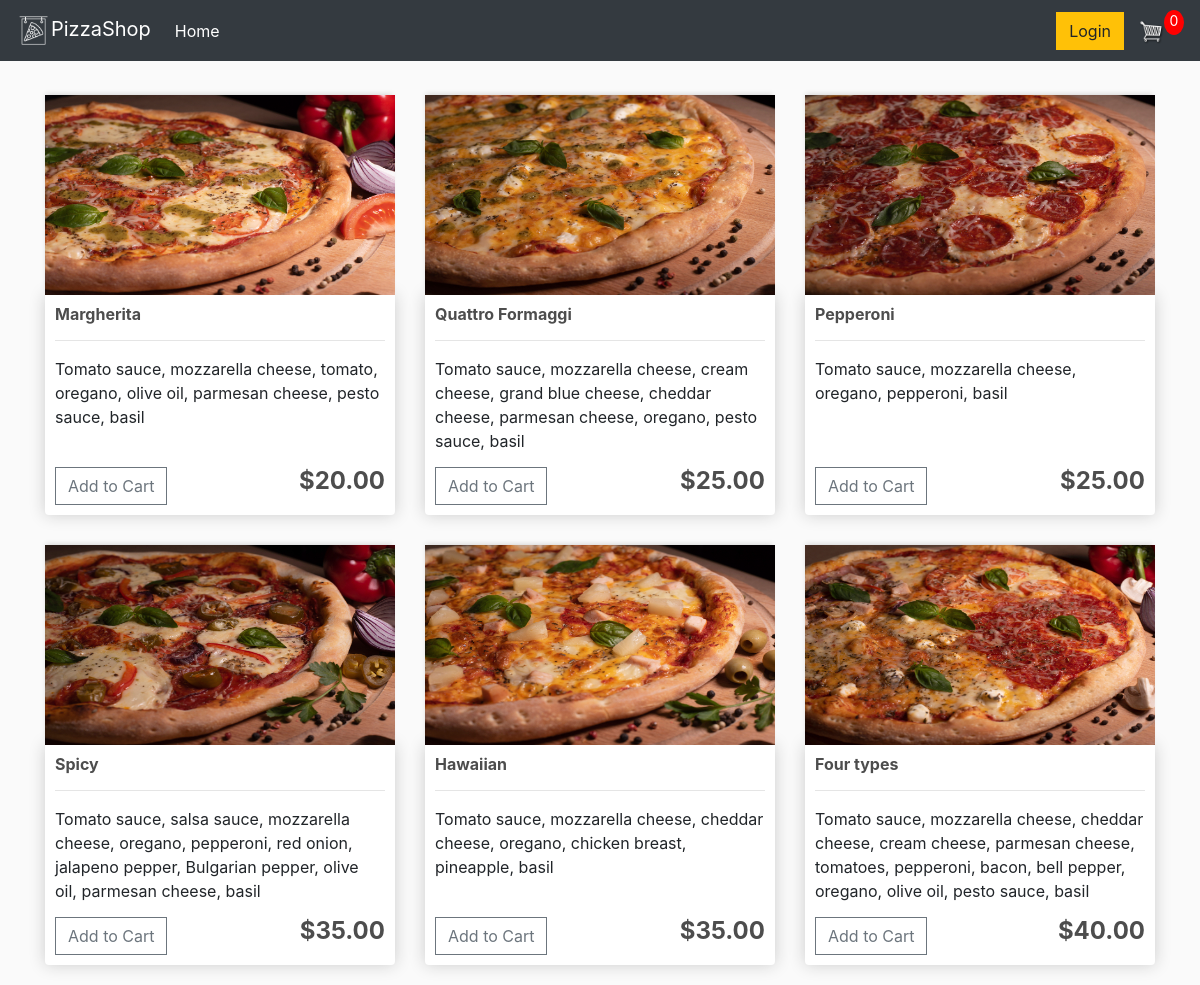
The page / on the database its author committed.
### store/models.py (models this page shows, shortened)
class Product(models.Model):
    name = models.CharField(max_length=200)
    ingredients = models.TextField(null=True)
    price = models.DecimalField(max_digits=5, decimal_places=2)
    image = models.ImageField(null=True, blank=True)
    @property
    def imageURL(self):
        try:
            url = self.image.url
        except:
            url = ''
        return url

### store/views.py (the view)
# urls.py: path('', include('store.urls'))
def store(request):
    data = cartData(request)
    context = {'products': Product.objects.all(), 'cartItems': data['cartItems']}
    return render(request, 'store/products.html', context)

### store/extras.py (called while the page is built, shortened)
def cookieCart(request):
    try:
        cart = json.loads(request.COOKIES['cart'])
    except:
        cart = {}
        print('CART:', cart)
    items = []
    deliveryCost = 15
    order = {'get_cart_total': deliveryCost, 'get_cart_items': 0}
    cartItems = order['get_cart_items']
    return {'cartItems': cartItems, 'order': order, 'items': items}

def cartData(request):
    if request.user.is_authenticated:
        customer = request.user.customer
        order, created = Order.objects.get_or_create(customer=customer, complete=False)
        items = order.orderitem_set.all()
        cartItems = order.get_cart_items
    else:
        cookieData = cookieCart(request)
        cartItems = cookieData['cartItems']
        order = cookieData['order']
        items = cookieData['items']
    return {'cartItems': cartItems, 'order': order, 'items': items}

### store/templates/store/products.html
{% extends 'store/base.html' %}
{% load static %}
{% block content %}
    <div class="row">
		{% for product in products %}
		<div class="col-lg-4">
			<img class="thumbnail" src="{{product.imageURL}}">
			<div class="box-element product">
				<h6><strong>{{product.name}}</strong></h6>
				<hr>
                <div class="ingredients">{{ product.ingredients }}</div>
				<button data-product="{{ product.id }}" data-action="add" class="btn btn-outline-secondary add-btn update-cart">Add to Cart</button>
				<h4 style="display: inline-block; float: right"><strong>${{product.price}}</strong></h4>
			</div>
		</div>
		{% endfor %}
	</div>
{% endblock content %}

### store/templates/store/base.html (shortened to what this page needs)
{% load static %}
<!DOCTYPE html>
<html lang="en">
<head>
    <link rel="stylesheet" href="https://stackpath.bootstrapcdn.com/bootstrap/4.4.1/css/bootstrap.min.css"
>
    <link rel="stylesheet" type="text/css" href="{% static 'css/base.css' %}">
</head>
<body>
<nav class="navbar navbar-expand-lg navbar-dark bg-dark">
    <a class="navbar-brand" href="{% url 'store' %}">
        <img src="{% static 'images/logo.png' %}" width="35" height="35" alt=""/>PizzaShop</a>
    <div class="collapse navbar-collapse" id="navbarSupportedContent">
        <ul class="navbar-nav mr-auto">
            <li class="nav-item active">
                <a class="nav-link" href="{% url 'store' %}">Home <span class="sr-only">(current)</span></a>
            </li>
        </ul>
        <div class="form-inline my-2 my-lg-0 login">
            <a id='login_btn' href="{% url 'login' %} " class="btn btn-warning">Login</a>
            <a href="{% url 'cart' %}">
                <img id="cart-icon" src="{% static 'images/cart.png' %}">
            </a>
            <p id="cart-total">{{ cartItems }}</p>
        </div>
    </div>
</nav>
<div class="container">
    <br>
    {% block content %}
    {% endblock content %}
</div>
</body>
</html>

### static/css/base.css (style rules this page uses)
body { background-color: hsl(0, 0%, 98%); }
h1, h2, h3, h4, h5, h6 { color: hsl(0, 0%, 30%); }
.box-element { box-shadow: hsl(0, 0%, 80%) 0 0 16px; background-color: #fff; border-radius: 4px; padding: 10px; }
.thumbnail { width: 100%; height: 200px; -webkit-box-shadow: -1px -3px 5px -2px rgba(214, 214, 214, 1); -moz-box-shadow: -1px -3px 5px -2px rgba(214, 214, 214, 1); box-shadow: -1px -3px 5px -2px rgba(214, 214, 214, 1); }
.product { border-radius: 0 0 4px 4px; margin-bottom: 20px; }
#cart-icon { width: 25px; display: inline-block; margin-left: 15px; }
#cart-total { display: block; text-align: center; color: #fff; background-color: red; width: 20px; height: 25px; border-radius: 50%; font-size: 14px; }
.col-lg-4, .col-lg-6, .col-lg-8, .col-lg-12 { margin-top: 10px; }
.btn { border-radius: 0; }
.ingredients { margin-bottom: 10px; min-height: 100px; }

### rows shown on the page
Product: imageURL (picture), name "Margherita", ingredients "Tomato sauce, mozzarella cheese, tomato, oregano, olive oil, parmesan cheese, pesto sauce, basil", price "20.00"
Product: imageURL (picture), name "Quattro Formaggi", ingredients "Tomato sauce, mozzarella cheese, cream cheese, grand blue cheese, cheddar cheese, parmesan cheese, oregano, pesto sauce, basil", price "25.00"
Product: imageURL (picture), name "Pepperoni", ingredients "Tomato sauce, mozzarella cheese, oregano, pepperoni, basil", price "25.00"
Product: imageURL (picture), name "Spicy", ingredients "Tomato sauce, salsa sauce, mozzarella cheese, oregano, pepperoni, red onion, jalapeno pepper, Bulgarian pepper, olive oil, parmesan cheese, basil", price "35.00"
Product: imageURL (picture), name "Hawaiian", ingredients "Tomato sauce, mozzarella cheese, cheddar cheese, oregano, chicken breast, pineapple, basil", price "35.00"
Product: imageURL (picture), name "Four types", ingredients "Tomato sauce, mozzarella cheese, cheddar cheese, cream cheese, parmesan cheese, tomatoes, pepperoni, bacon, bell pepper, oregano, olive oil, pesto sauce, basil", price "40.00"

### other values the page prints
{{ cartItems }} "0"
